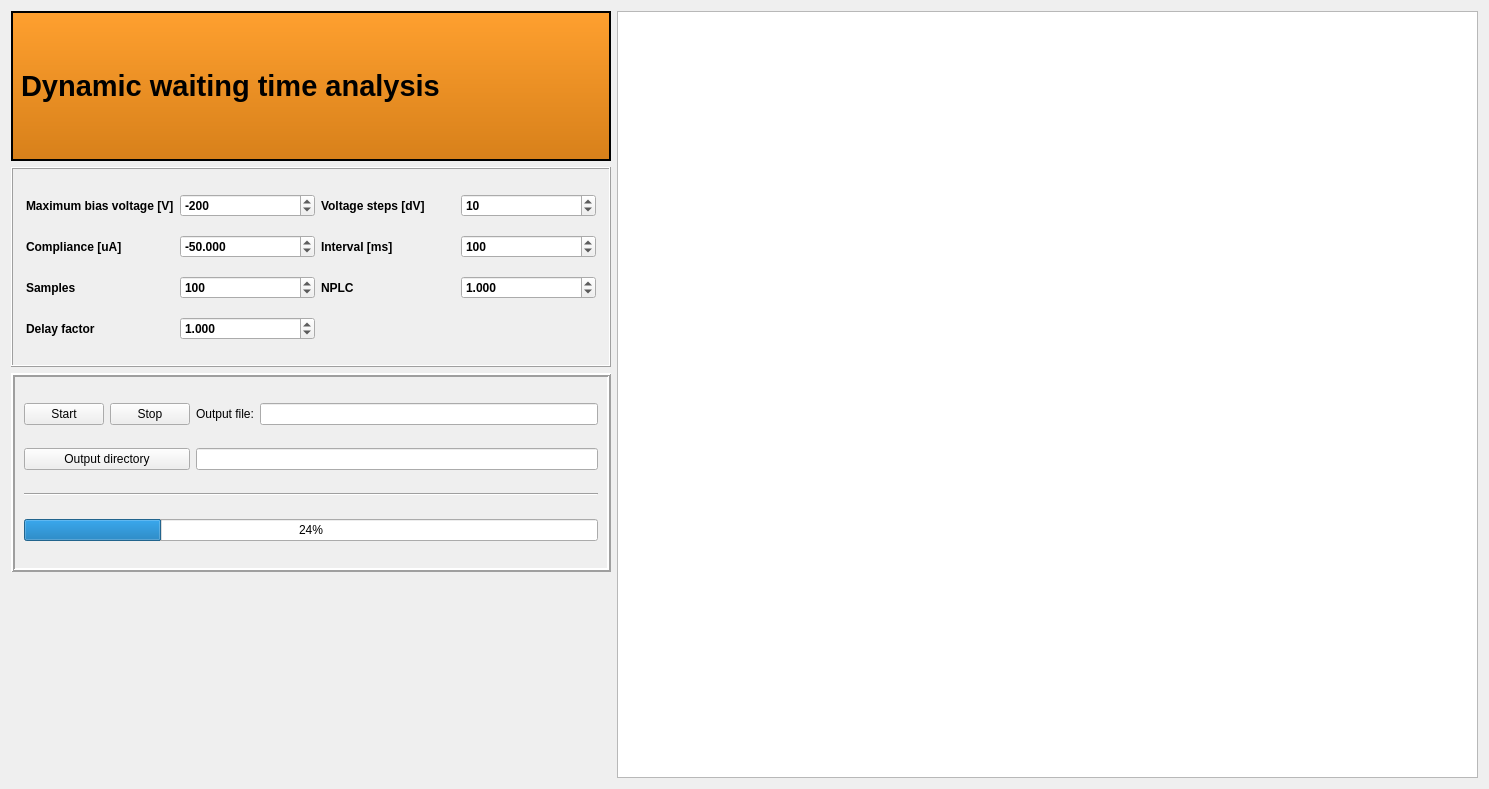
<?xml version="1.0" encoding="UTF-8"?>
<ui version="4.0">
 <class>Form</class>
 <widget class="QWidget" name="Form">
  <property name="geometry">
   <rect>
    <x>0</x>
    <y>0</y>
    <width>1489</width>
    <height>789</height>
   </rect>
  </property>
  <property name="windowTitle">
   <string>Form</string>
  </property>
  <layout class="QGridLayout" name="gridLayout_3">
   <item row="0" column="0">
    <widget class="QLabel" name="Title">
     <property name="sizePolicy">
      <sizepolicy hsizetype="Preferred" vsizetype="Fixed">
       <horstretch>0</horstretch>
       <verstretch>0</verstretch>
      </sizepolicy>
     </property>
     <property name="maximumSize">
      <size>
       <width>16777215</width>
       <height>150</height>
      </size>
     </property>
     <property name="font">
      <font>
       <pointsize>22</pointsize>
       <weight>75</weight>
       <bold>true</bold>
      </font>
     </property>
     <property name="autoFillBackground">
      <bool>false</bool>
     </property>
     <property name="styleSheet">
      <string notr="true">background-color: QLinearGradient( x1: 0, y1: 0, x2: 0, y2: 1, stop: 0 #ffa02f, stop: 1 #d7801a);</string>
     </property>
     <property name="frameShape">
      <enum>QFrame::WinPanel</enum>
     </property>
     <property name="text">
      <string>Dynamic waiting time analysis</string>
     </property>
     <property name="scaledContents">
      <bool>true</bool>
     </property>
    </widget>
   </item>
   <item row="0" column="1" rowspan="4">
    <widget class="PlotWidget" name="current_plot">
     <property name="sizePolicy">
      <sizepolicy hsizetype="Expanding" vsizetype="Expanding">
       <horstretch>0</horstretch>
       <verstretch>0</verstretch>
      </sizepolicy>
     </property>
     <property name="minimumSize">
      <size>
       <width>0</width>
       <height>0</height>
      </size>
     </property>
     <property name="font">
      <font>
       <pointsize>10</pointsize>
      </font>
     </property>
    </widget>
   </item>
   <item row="2" column="0">
    <widget class="QFrame" name="DoIVCVframe">
     <property name="maximumSize">
      <size>
       <width>600</width>
       <height>300</height>
      </size>
     </property>
     <property name="autoFillBackground">
      <bool>false</bool>
     </property>
     <property name="styleSheet">
      <string notr="true"/>
     </property>
     <property name="frameShape">
      <enum>QFrame::Box</enum>
     </property>
     <property name="frameShadow">
      <enum>QFrame::Raised</enum>
     </property>
     <property name="lineWidth">
      <number>2</number>
     </property>
     <layout class="QGridLayout" name="gridLayout_2">
      <item row="2" column="3" colspan="2">
       <widget class="QLineEdit" name="output_directory">
        <property name="enabled">
         <bool>true</bool>
        </property>
        <property name="autoFillBackground">
         <bool>false</bool>
        </property>
        <property name="clearButtonEnabled">
         <bool>false</bool>
        </property>
       </widget>
      </item>
      <item row="3" column="0" colspan="5">
       <widget class="Line" name="line">
        <property name="orientation">
         <enum>Qt::Horizontal</enum>
        </property>
       </widget>
      </item>
      <item row="1" column="3">
       <widget class="QLabel" name="label">
        <property name="text">
         <string>Output file:</string>
        </property>
       </widget>
      </item>
      <item row="1" column="4">
       <widget class="QLineEdit" name="output_file"/>
      </item>
      <item row="1" column="0">
       <widget class="QPushButton" name="StartButton">
        <property name="text">
         <string>Start</string>
        </property>
       </widget>
      </item>
      <item row="4" column="0" colspan="5">
       <widget class="QProgressBar" name="progressBar">
        <property name="value">
         <number>24</number>
        </property>
       </widget>
      </item>
      <item row="1" column="1" colspan="2">
       <widget class="QPushButton" name="StopButton">
        <property name="text">
         <string>Stop</string>
        </property>
       </widget>
      </item>
      <item row="2" column="0" colspan="3">
       <widget class="QPushButton" name="change_directory">
        <property name="text">
         <string>Output directory</string>
        </property>
       </widget>
      </item>
     </layout>
    </widget>
   </item>
   <item row="1" column="0">
    <widget class="QFrame" name="IV_settings_settings">
     <property name="maximumSize">
      <size>
       <width>16777215</width>
       <height>200</height>
      </size>
     </property>
     <property name="font">
      <font>
       <weight>75</weight>
       <bold>true</bold>
       <underline>false</underline>
      </font>
     </property>
     <property name="styleSheet">
      <string notr="true"/>
     </property>
     <property name="frameShape">
      <enum>QFrame::Box</enum>
     </property>
     <property name="frameShadow">
      <enum>QFrame::Raised</enum>
     </property>
     <layout class="QGridLayout" name="gridLayout">
      <property name="leftMargin">
       <number>13</number>
      </property>
      <property name="topMargin">
       <number>13</number>
      </property>
      <property name="rightMargin">
       <number>13</number>
      </property>
      <property name="bottomMargin">
       <number>13</number>
      </property>
      <item row="1" column="2">
       <widget class="QLabel" name="max_voltage_label_IV_3">
        <property name="text">
         <string>Interval [ms]</string>
        </property>
       </widget>
      </item>
      <item row="2" column="3">
       <widget class="QDoubleSpinBox" name="NPLC_spinbox">
        <property name="decimals">
         <number>3</number>
        </property>
        <property name="minimum">
         <double>0.001000000000000</double>
        </property>
        <property name="maximum">
         <double>25.000000000000000</double>
        </property>
        <property name="singleStep">
         <double>0.500000000000000</double>
        </property>
        <property name="value">
         <double>1.000000000000000</double>
        </property>
       </widget>
      </item>
      <item row="2" column="2">
       <widget class="QLabel" name="max_voltage_label_IV_4">
        <property name="text">
         <string>NPLC</string>
        </property>
       </widget>
      </item>
      <item row="1" column="3">
       <widget class="QDoubleSpinBox" name="interval_spinbox">
        <property name="decimals">
         <number>0</number>
        </property>
        <property name="minimum">
         <double>0.000000000000000</double>
        </property>
        <property name="maximum">
         <double>1000.000000000000000</double>
        </property>
        <property name="singleStep">
         <double>10.000000000000000</double>
        </property>
        <property name="value">
         <double>100.000000000000000</double>
        </property>
       </widget>
      </item>
      <item row="0" column="0">
       <widget class="QLabel" name="max_voltage_label_IV">
        <property name="text">
         <string>Maximum bias voltage [V]</string>
        </property>
       </widget>
      </item>
      <item row="0" column="3">
       <widget class="QDoubleSpinBox" name="voltage_steps_IV">
        <property name="buttonSymbols">
         <enum>QAbstractSpinBox::UpDownArrows</enum>
        </property>
        <property name="decimals">
         <number>0</number>
        </property>
        <property name="maximum">
         <double>1000.000000000000000</double>
        </property>
        <property name="value">
         <double>10.000000000000000</double>
        </property>
       </widget>
      </item>
      <item row="2" column="0">
       <widget class="QLabel" name="max_voltage_label_IV_2">
        <property name="text">
         <string>Samples</string>
        </property>
       </widget>
      </item>
      <item row="1" column="1">
       <widget class="QDoubleSpinBox" name="compliance_IV">
        <property name="decimals">
         <number>3</number>
        </property>
        <property name="minimum">
         <double>-1000.000000000000000</double>
        </property>
        <property name="maximum">
         <double>0.000000000000000</double>
        </property>
        <property name="singleStep">
         <double>0.100000000000000</double>
        </property>
        <property name="value">
         <double>-50.000000000000000</double>
        </property>
       </widget>
      </item>
      <item row="0" column="1">
       <widget class="QDoubleSpinBox" name="max_voltage_IV">
        <property name="decimals">
         <number>0</number>
        </property>
        <property name="minimum">
         <double>-1000.000000000000000</double>
        </property>
        <property name="maximum">
         <double>0.000000000000000</double>
        </property>
        <property name="singleStep">
         <double>10.000000000000000</double>
        </property>
        <property name="value">
         <double>-200.000000000000000</double>
        </property>
       </widget>
      </item>
      <item row="2" column="1">
       <widget class="QDoubleSpinBox" name="samples_spinBox">
        <property name="decimals">
         <number>0</number>
        </property>
        <property name="minimum">
         <double>0.000000000000000</double>
        </property>
        <property name="maximum">
         <double>1000.000000000000000</double>
        </property>
        <property name="singleStep">
         <double>10.000000000000000</double>
        </property>
        <property name="value">
         <double>100.000000000000000</double>
        </property>
       </widget>
      </item>
      <item row="1" column="0">
       <widget class="QLabel" name="complience_label_IV">
        <property name="text">
         <string>Compliance [uA]</string>
        </property>
       </widget>
      </item>
      <item row="0" column="2">
       <widget class="QLabel" name="voltages_steps_label">
        <property name="text">
         <string>Voltage steps [dV]</string>
        </property>
       </widget>
      </item>
      <item row="3" column="0">
       <widget class="QLabel" name="max_voltage_label_IV_5">
        <property name="text">
         <string>Delay factor</string>
        </property>
       </widget>
      </item>
      <item row="3" column="1">
       <widget class="QDoubleSpinBox" name="delay_spinbox">
        <property name="decimals">
         <number>3</number>
        </property>
        <property name="minimum">
         <double>0.001000000000000</double>
        </property>
        <property name="maximum">
         <double>2.000000000000000</double>
        </property>
        <property name="singleStep">
         <double>0.100000000000000</double>
        </property>
        <property name="value">
         <double>1.000000000000000</double>
        </property>
       </widget>
      </item>
     </layout>
    </widget>
   </item>
  </layout>
 </widget>
 <customwidgets>
  <customwidget>
   <class>PlotWidget</class>
   <extends>QGraphicsView</extends>
   <header>pyqtgraph</header>
  </customwidget>
 </customwidgets>
 <resources/>
 <connections/>
</ui>
